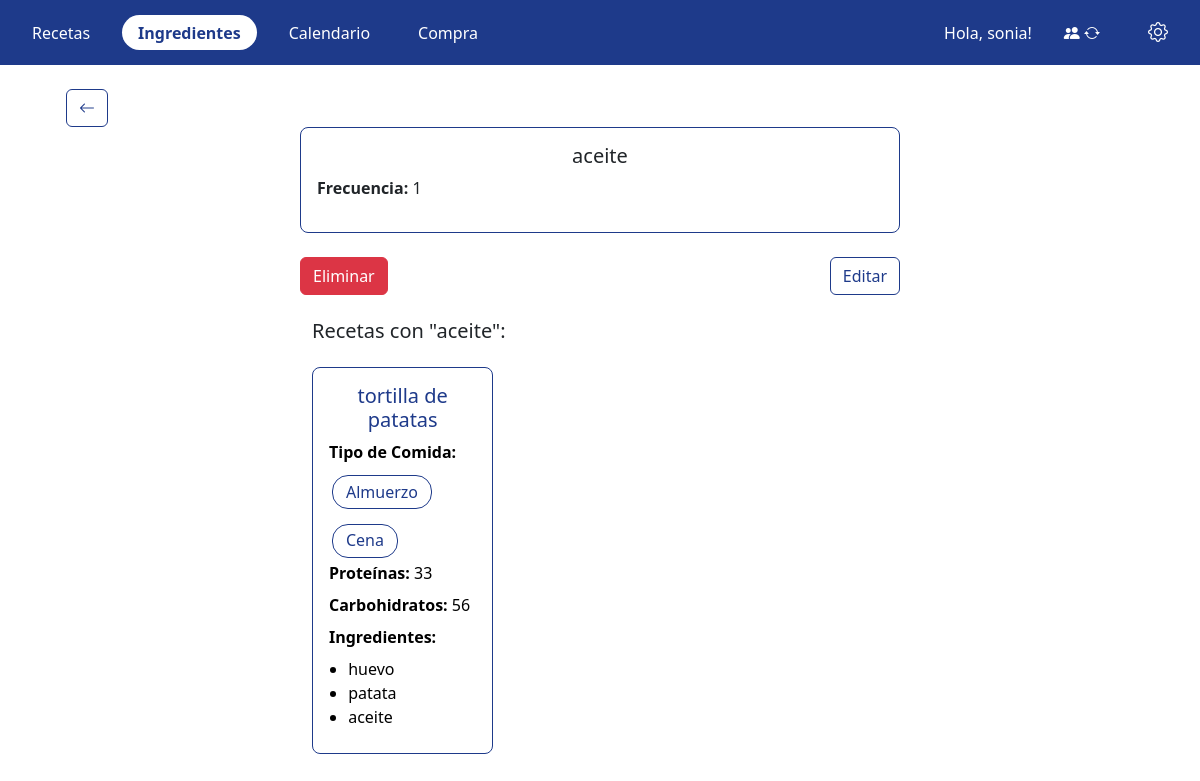
The page /ingredientes/63/ (signed in) on the database its author committed.
### app/models.py (models this page shows, shortened)
class Ingrediente(models.Model):
    nombre = models.CharField(
        max_length=100,
        validators=[
            RegexValidator(
                regex=r'^[a-zA-Z0-9ñÑáéíóúÁÉÍÓÚ,\s]+$',
                message='El nombre solo puede contener letras, números, espacios, comas y la letra ñ.',
                code='invalid_nombre'
            )
        ]
    )
    frec = models.IntegerField(validators=[MinValueValidator(1)])
    familia = models.ForeignKey(Familia, on_delete=models.CASCADE, related_name='ingredientes')

class Receta(models.Model):
    nombre = models.CharField(
        max_length=100,
        validators=[
            RegexValidator(
                regex=r'^[a-zA-Z0-9ñÑáéíóúÁÉÍÓÚ,\s]+$',
                message='El nombre solo puede contener letras, números, espacios, comas y la letra ñ.',
                code='invalid_nombre'
            )
        ]
    )
    tipo_comida = models.ManyToManyField(TipoComida, related_name='recetas')
    proteinas = models.IntegerField(validators=[MinValueValidator(0)])
    carbohidratos = models.IntegerField(validators=[MinValueValidator(0)])
    ingredientes = models.ManyToManyField(Ingrediente, related_name='recetas')
    familia = models.ForeignKey(Familia, on_delete=models.CASCADE, related_name='recetas')
    descripcion = models.TextField(
        verbose_name="Descripción",
        blank=True,
        null=True,
        help_text="Descripción de la receta (opcional)."
    )
    combinable = models.BooleanField(
        default=True,
        help_text="Indica si la receta puede combinarse con otras."
    )

class TipoComida(models.Model):
    nombre = models.CharField(
        max_length=20,
        validators=[
            RegexValidator(
                regex=r'^[a-zA-Z]+$',
                message='El nombre solo puede contener letras.',
                code='invalid_nombre'
            )
        ],
        unique=True)

### app/views/ingredientes.py (the view)
# urls.py: path('ingredientes/<int:pk>/', login_required(ingredientes.detalle_ingrediente), name='detalle_ingrediente'),
@login_required
def detalle_ingrediente(request, pk):
    familia = request.user.familias.first()
    ingrediente = get_object_or_404(Ingrediente, pk=pk, familia=familia)
    recetas = Receta.objects.filter(familia=familia, ingredientes=ingrediente)
    if request.method == 'POST' and 'delete' in request.POST:
        ingrediente.delete()
        return redirect('listado_ingredientes')
    return render(request, 'ingredientes/detalle_ingrediente.html', {'ingrediente': ingrediente, 'recetas': recetas})

### app/templates/ingredientes/detalle_ingrediente.html (shortened to what this page needs)
{% extends 'navbar.html' %}
{% block content %}
<link href="https://cdn.jsdelivr.net/npm/bootstrap@5.3.0/dist/css/bootstrap.min.css" rel="stylesheet">
<div class="container mt-4 mb-3">
  <a href="{% url 'listado_ingredientes' %}" class="btn btn-secondary ms-4">
    <i class="bi bi-arrow-left"></i>
  </a>
  <div class="card-recetaa mx-auto" style="max-width: 600px;">
    <h5 class="text-center">{{ ingrediente.nombre }}</h5>
    <p><strong>Frecuencia:</strong> {{ ingrediente.frec }}</p>
  </div>
  <div class="d-flex justify-content-between mt-4 mx-auto" style="max-width: 600px;">
    <button type="button" class="btn btn-danger" data-url="{% url 'detalle_ingrediente' ingrediente.pk %}"
      onclick="confirmarEliminacion(this)">
      Eliminar
    </button>
    <div class="d-flex gap-2">
      <a href="{% url 'editar_ingrediente' ingrediente.pk %}" class="btn btn-secondary">Editar</a>
    </div>
  </div>
</div>
  <div class="container mt-4 mx-auto" style="max-width: 600px;">
    <h5>Recetas con "{{ ingrediente.nombre }}":</h5>
    {% if recetas %}
      <div class="container-recetas">
        {% for receta in recetas %}
        <a href="{% url 'detalle_receta' receta.pk %}" class="card-link">
          <div class="card-receta">
            <h5 class="text-center">{{ receta.nombre }}</h5>
            <p><strong>Tipo de Comida:</strong></p>
            <div class="d-flex flex-wrap gap-2">
              {% for t in receta.tipo_comida.all %}
              <span class="meal-btn sm">{{ t.nombre }}</span>
              {% endfor %}
            </div>
            <p><strong>Proteínas:</strong> <span class="valor-proteina">{{ receta.proteinas }}</span></p>
            <p><strong>Carbohidratos:</strong> <span class="valor-carbohidratos">{{ receta.carbohidratos }}</span></p>
            <p><strong>Ingredientes:</strong></p>
            <ul>
              {% for ing in receta.ingredientes.all %}
              <li>{{ ing.nombre }}</li>
              {% endfor %}
            </ul>
          </div>
        </a>
        {% endfor %}
      </div>
    {% else %}
      <p>No hay recetas que utilicen este ingrediente.</p>
    {% endif %}
  </div>
{% endblock %}

### app/templates/navbar.html (shortened to what this page needs)
<!DOCTYPE html>
{% load static %}
<html lang="es">
<head>
    <link rel="stylesheet" href="https://cdn.jsdelivr.net/npm/bootstrap-icons@1.10.5/font/bootstrap-icons.css">
    <link rel="stylesheet" href="{% static 'css/styles.css' %}">
</head>
<body>
    {% if user.is_authenticated %}
    <div class="container-nav">
        <nav>
            <ul>
                <li
                    class="">
                    <a href="{% url 'listado_recetas' %}">Recetas</a>
                </li>
                <li
                    class="{% if request.resolver_match.url_name == 'listado_ingredientes' or request.resolver_match.url_name == 'detalle_ingrediente' or request.resolver_match.url_name == 'crear_ingrediente' or request.resolver_match.url_name == 'editar_ingrediente' %}activo{% endif %}">
                    <a href="{% url 'listado_ingredientes' %}">Ingredientes</a>
                </li>
                <li class="{% if request.resolver_match.url_name == 'calendario_semanal' %}activo{% endif %}">
                    <a href="{% url 'calendario_semanal' %}">Calendario</a>
                </li>
                <li class="{% if request.resolver_match.url_name == 'lista_compra' %}activo{% endif %}">
                    <a href="{% url 'lista_compra' %}">Compra</a>
                </li>
                {% if user.is_authenticated %}
                <li class="nav-user">
                    <span>Hola, {{ user.username }}!</span>
                </li>
                {% else %}
                <li style="margin-left: auto;"
                    class="{% if request.resolver_match.url_name == 'login' %}activo{% endif %}">
                    <a href="{% url 'login' %}">Inicia sesión</a>
                </li>
                {% endif %}
                <li class="{% if request.resolver_match.url_name == 'cambiar_familia' %}activo{% endif %}">
                    <a href="{% url 'cambiar_familia' %}" class="nav-icon-familia" title="Cambiar familia"
                        aria-label="Cambiar familia">
                        <i class="bi bi-people-fill"></i>
                        <i class="bi bi-arrow-repeat"></i>
                    </a>
                </li>
                <li
                    class="nav-settings {% if request.resolver_match.url_name == 'configurar_objetivo' %}activo{% endif %}">
                    <a href="{% url 'configurar_objetivo' %}" title="Configuración">
                        <i class="bi bi-gear" style="font-size: 20px;"></i>
                    </a>
                </li>
            </ul>
        </nav>
    </div>
    {% endif %}
    {% block content %}{% endblock %}
</body>
</html>

### app/static/css/styles.css (style rules this page uses)
:root { --blue-dark: #1E3A8A; --white: #FFFFFF; --black: #000000; --gray-light: #F5F5F5; --blue-darker: #162a72; --red: #e74c3c; --blue-light: #BBDEFB; }
* { margin: 0; padding: 0; box-sizing: border-box; }
body { font-family: 'Gidole', sans-serif; background-color: var(--white); color: var(--black); }
.container-nav { background-color: var(--blue-dark); }
nav { background-color: var(--blue-dark); padding: 0.75rem 0; }
nav ul { list-style: none; margin: 0; padding: 0 1rem; display: flex; align-items: center; gap: 1rem; }
nav ul li { margin: 0; }
nav ul li a { display: block; padding: 0.35rem 1rem; color: var(--white); text-decoration: none; border-radius: 20px; transition: background 0.2s, color 0.2s; }
nav ul li.activo a { background-color: var(--white); color: var(--blue-dark); font-weight: bold; }
nav ul li.nav-user { margin-left: auto; color: var(--white); }
.btn-secondary { background-color: var(--white) !important; color: var(--blue-dark) !important; border: 1px solid var(--blue-dark) !important; padding: 0.5rem 1rem; border-radius: 0.25rem; }
.container-recetas { display: grid; grid-template-columns: repeat(3, 1fr); gap: 1rem; padding: 1rem 0; }
.card-link { display: block; text-decoration: none; color: inherit; }
.card-recetaa { background-color: var(--white); border: 1px solid var(--blue-dark); border-radius: 0.5rem; padding: 1rem; transition: box-shadow 0.2s, transform 0.2s; cursor: pointer; height: 100%; }
.card-recetaa { cursor: default !important; transition: none !important; }
.card-receta { background-color: var(--white); border: 1px solid var(--blue-dark); border-radius: 0.5rem; padding: 1rem; transition: box-shadow 0.2s, transform 0.2s; cursor: pointer; height: 100%; }
.card-receta h5 { color: var(--blue-dark); margin-bottom: 0.5rem; }
.card-receta p, .card-receta ul { color: var(--black); margin-bottom: 0.5rem; }
.card-receta ul { padding-left: 1.2rem; }
.meal-btn { display: inline-block; padding: 0.4rem 0.8rem; margin: 0.2rem; border: 1px solid var(--blue-dark); background-color: var(--white); color: var(--blue-dark); border-radius: 1rem; font-size: 1rem; line-height: 1.2; cursor: pointer; transition: background 0.2s, color 0.2s, border-color 0.2s; text-transform: capitalize; }

### rows shown on the page
Ingrediente: nombre "aceite", frec "1"
Receta: nombre "tortilla de patatas", proteinas "33", carbohidratos "56"
TipoComida: nombre "Almuerzo"
TipoComida: nombre "Cena"
Ingrediente: nombre "huevo"
Ingrediente: nombre "patata"

### other values the page prints
{{ user.username }} "sonia"
